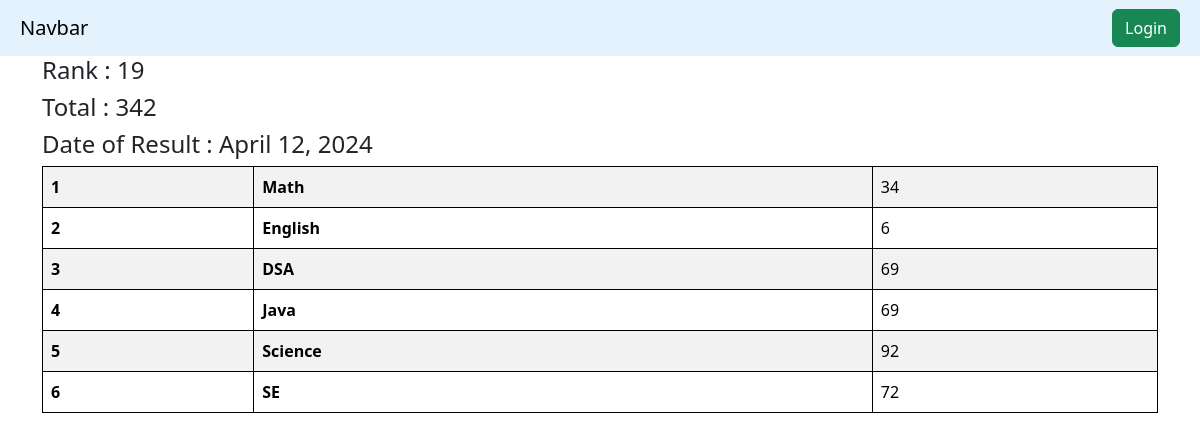
The page /check-the-marks/STU-0284/ on the database its author committed.
### vege/models.py (models this page shows, shortened)
class SubjectMarks(models.Model):
    student = models.ForeignKey(Student, related_name="studentmarks",on_delete=models.CASCADE)
    subject = models.ForeignKey(Subject , on_delete=models.CASCADE)
    marks = models.IntegerField()
    class Meta:
        unique_together = ['student' , 'subject']

class Student(models.Model):
    department = models.ForeignKey(Department,related_name="depart",on_delete=models.CASCADE)
    student_id = models.OneToOneField(StudentID, related_name="studentid", on_delete=models.SET_NULL, null=True)
    student_name = models.CharField(max_length=100)
    student_email = models.EmailField(unique=True)
    student_age = models.IntegerField(default=18)
    student_address = models.TextField()
    class Meta:
        ordering = ['student_name']
        verbose_name = "student"

class ReportCard(models.Model):
    student = models.ForeignKey(Student, related_name="studentreportcard",on_delete=models.CASCADE)
    student_rank = models.IntegerField()
    date_of_report_card_generation = models.DateField(auto_now_add=True)
    class Meta:
        unique_together = ['student_rank' , 'date_of_report_card_generation']

class Subject(models.Model):
    subject_name = models.CharField(max_length=100)

### vege/views.py (the view)
# urls.py: path('check-the-marks/<student_id>/', see_marks , name="see_marks"),
def see_marks(request , student_id):
    queryset = SubjectMarks.objects.filter(student__student_id__student_id = student_id)
    total_marks = queryset.aggregate(total_marks = Sum('marks'))
    return render(request,'report/see_marks.html',{'queryset':queryset , 'total_marks':total_marks})

### vege/templates/report/see_marks.html
{% extends "base.html" %}
{% block start %}
<div class = 'container' mt-5>
    <h4>Rank : {{queryset.first.student.studentreportcard.first.student_rank}}</h4>
    <h4>Total : {{total_marks.total_marks}}</h4>
    <h4>Date of Result : {{queryset.first.student.studentreportcard.first.date_of_report_card_generation}}</h4>
    <table class="table table-striped">
        <tbody>
            {% for marks in queryset %}
          <tr>
            <th scope="row">{{forloop.counter}}</th>
            <td>
                <b>{{marks.subject.subject_name}}</b>
            </td>
            <td>{{marks.marks}}</td>
          </tr>
          {% endfor %}
          </tbody>
          </table>
        </div>
{% endblock %}

### home/templates/base.html (style rules this page uses)
table, th, td { border: 1px solid black; }

### rows shown on the page
SubjectMarks: first.student.studentreportcard.first.student_rank "19", first.student.studentreportcard.first.date_of_report_card_generation "April 12, 2024", subject.subject_name "Math", marks "34"
SubjectMarks: subject.subject_name "English", marks "6"
SubjectMarks: subject.subject_name "DSA", marks "69"
SubjectMarks: subject.subject_name "Java", marks "69"
SubjectMarks: subject.subject_name "Science", marks "92"
SubjectMarks: subject.subject_name "SE", marks "72"

### other values the page prints
{{ total_marks.total_marks }} "342"
